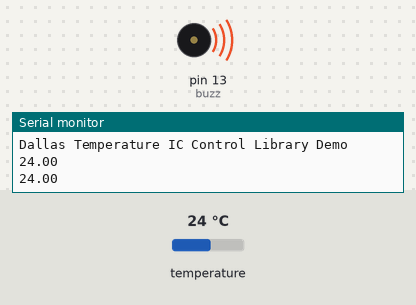
Bench run of a sketch on a simulated Arduino Uno, built with avr-gcc and run on an emulated ATmega328P. Parts: buzzer (waves = sounding, pin HIGH), the last lines printed to the serial monitor. Inputs (shaded band) come from the test bench; at power-on: temperature 24 °C.

Above: at 2.3 s.
2.4 s: temperature set to 31.1 °C
4.2 s: temperature set to 32.4 °C
At 5.4 s:
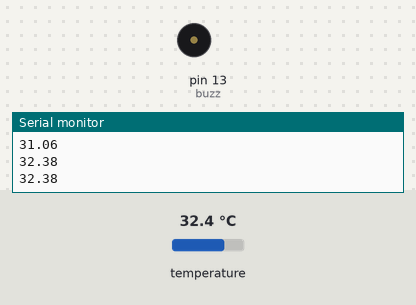
6.1 s: temperature set to 12 °C
At 7.3 s:
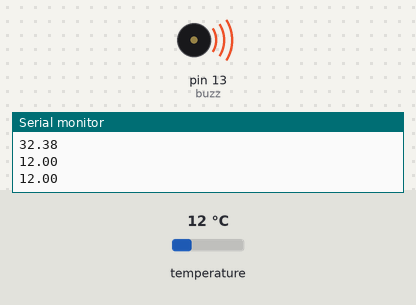
7.6 s: temperature set to 33 °C
At 8.6 s:
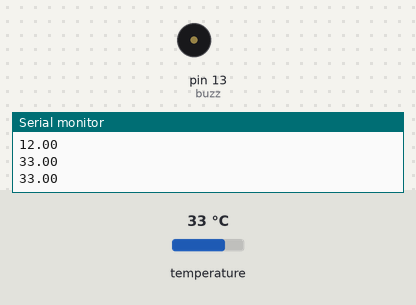
Timing chart, 0 to 10.1 s (numbered marks = the images above; inputs shaded):
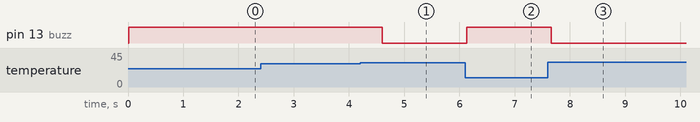

The sketch:

ArduPysTempDallas.ino
```cpp
#include <OneWire.h>
#include <DallasTemperature.h>
#define ONE_WIRE_BUS 2
OneWire oneWire(ONE_WIRE_BUS);
DallasTemperature sensors(&oneWire);
int buzz = 13;
void setup(void)
{
  Serial.begin(9600);
  Serial.println("Dallas Temperature IC Control Library Demo");
  sensors.begin();
  pinMode(buzz, OUTPUT);
  digitalWrite(buzz, HIGH);
}
void loop(void)
{
  sensors.requestTemperatures(); // Send the command to get temperatures
  float tempC = sensors.getTempCByIndex(0);
  if(tempC != DEVICE_DISCONNECTED_C)
  {
    //Serial.print("Temperature for the device 1 (index 0) is: ");
    Serial.println(tempC);
    if (tempC >=32){
      digitalWrite(buzz, LOW);
    }
    else{
      digitalWrite(buzz, HIGH);
    }
  }
  else
  {
    Serial.println("Error: Could not read temperature data");
  }
}
```

LogTxt.cpp
```cpp
#include<stdio.h>
#include<stdlib.h>

int main()
{
    float I,nM,Imean,Tres;

    Tres = 1.48;

    printf("menghitung arus rata-rata per panel\n");

    printf("masukkan nilai Arus Terukur : ");
    scanf("%f",&I);

    printf("masukkan jumlah motor per kolam : ");
    scanf("%f",&nM);

    if(nM == 0){
        printf("jumlah motor tidak boleh nol");
        return 1;
    }

    Imean = I/nM;

    printf("nilai arus rata-rata adalah : %.2f ampere\n",Imean);

    if(Imean < Tres)
        printf("motor anda aman\n");
    else
        printf("motor anda berpotensi terbakar\n");
    FILE *fp;
    // choose your preferences csv or txt
    // fp = fopen("monitoring.csv","a");

    // fprintf(fp,"%.2f,%.0f,%.2f\n", I,nM,Imean);

    fp = fopen("monitoring.txt","a");

    fprintf(fp,"%.2f/%.0f/%.2f\n",
            I,nM,Imean);

    fclose(fp);

    printf("Data tersimpan\n");


    return 0;
}
```

Measured:
- the behaviour switches between 31.9 and 32 °C on temperature (found by bisection; images 0 and 1)
- after the input at 4.2 s, pin 13 (buzz): HIGH → LOW after 0.40 s
- after the input at 6.1 s, pin 13 (buzz): LOW → HIGH at once
- after the input at 7.6 s, pin 13 (buzz): HIGH → LOW after 0.06 s
